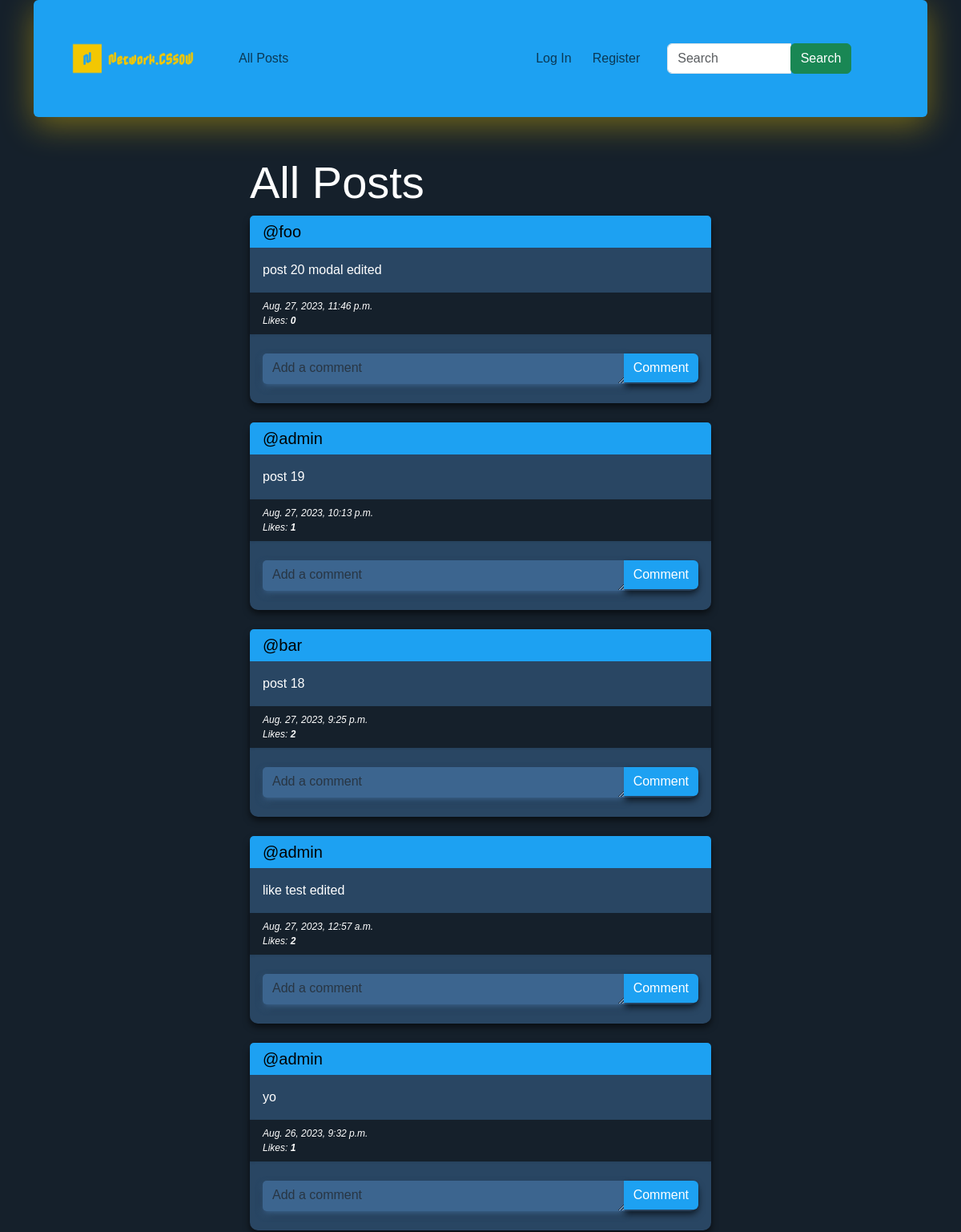
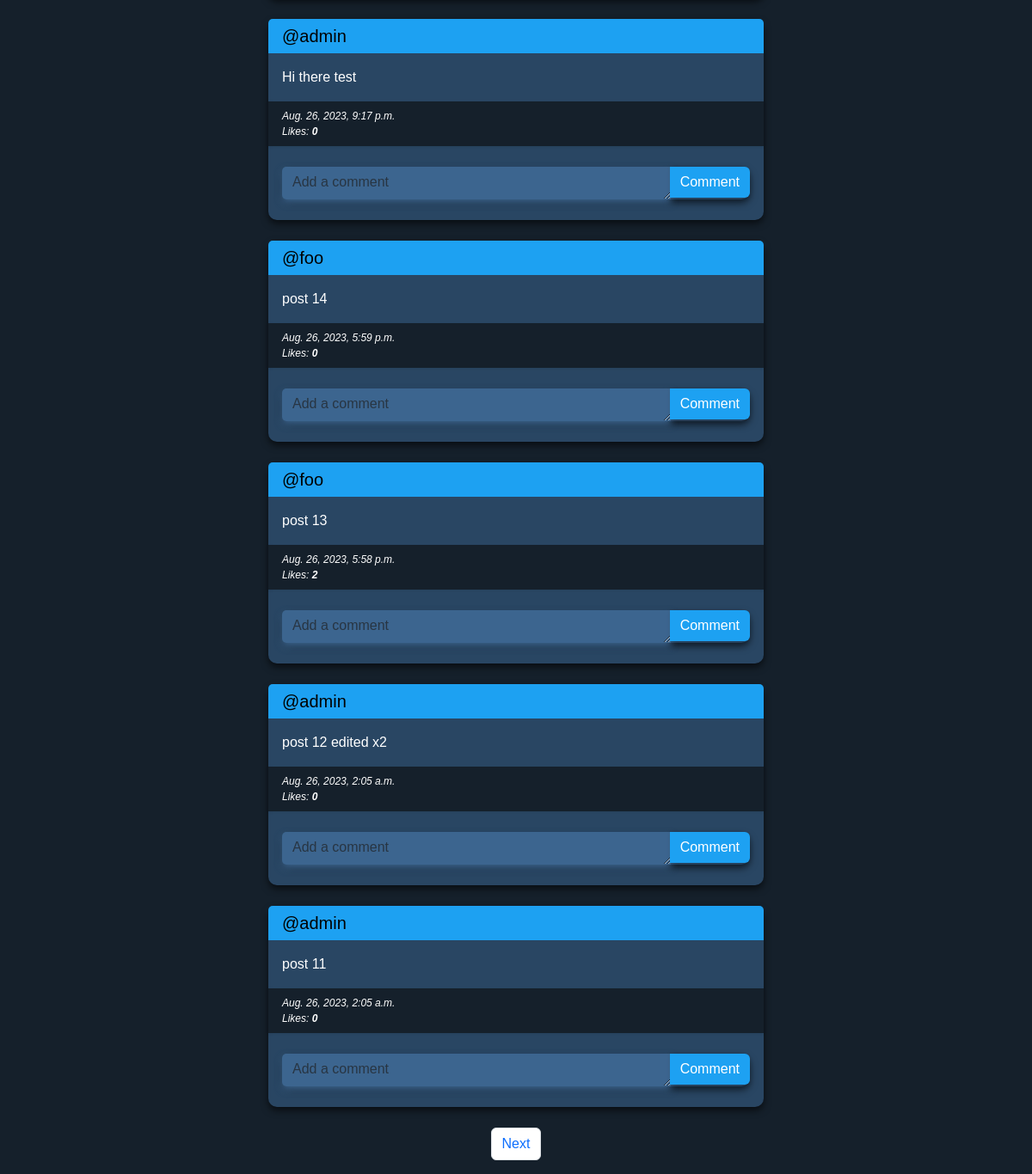
The app's page /, older data (2 pictures, top to bottom).
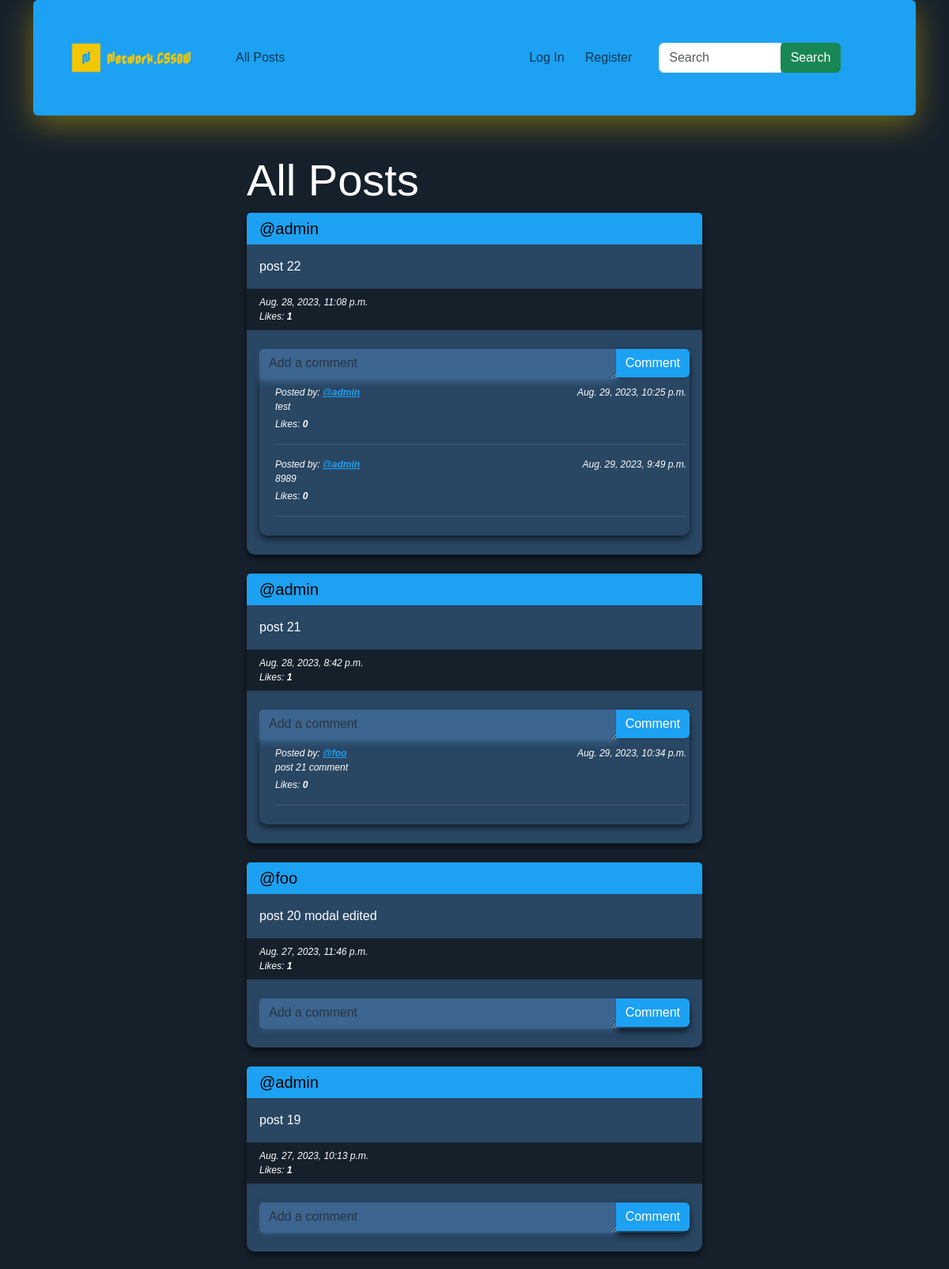
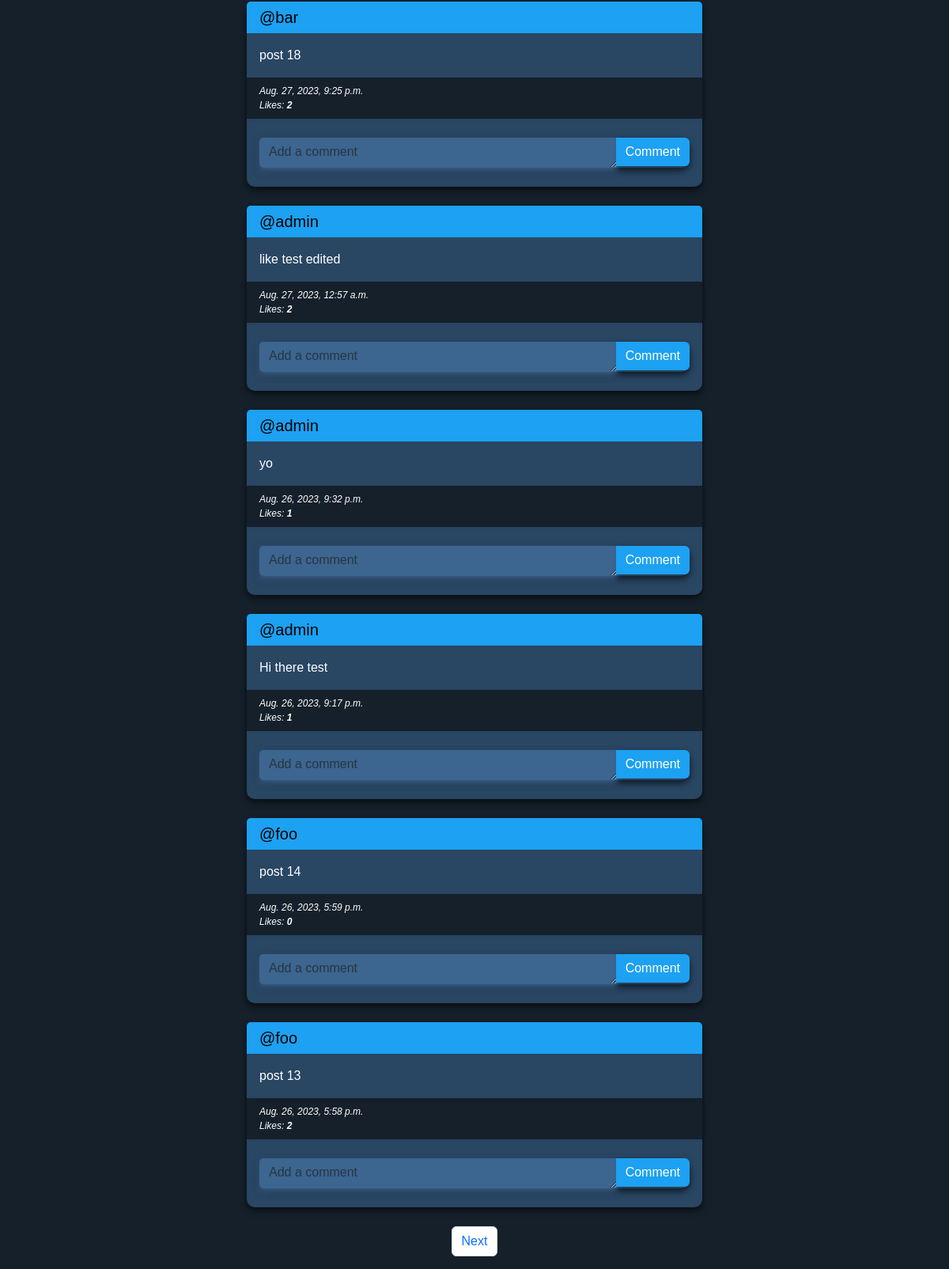
The same page, newer data (2 pictures, top to bottom).
### network/models.py (models this page shows, shortened)
class Post(models.Model):
    creator = models.ForeignKey(User, on_delete=models.CASCADE, blank=True, null=True, related_name="user")
    content = models.CharField(max_length=200)
    created_at = models.DateTimeField(auto_now_add=True)

class User(AbstractUser):
    pass

class Comment(models.Model):
    author = models.ForeignKey(User, on_delete=models.CASCADE, blank=True, null=True, related_name="userComment")
    post = models.ForeignKey(Post, on_delete=models.CASCADE, blank=True, null=True, related_name="postComment")
    message = models.CharField(max_length=200)
    created_at = models.DateTimeField(default=timezone.now)
    likes = models.ManyToManyField(User, related_name="likedComments", through=CommentLike)

### network/views.py (the view)
# urls.py: path("", views.index, name="index"),
def index(request):
    posts = Post.objects.all().order_by("-created_at")
    paginator = Paginator(posts, 10)
    pageNumber = request.GET.get('page')
    pagePosts = paginator.get_page(pageNumber)
    whoYouLikedPosts = []
    whoYouLikedComments = []
    if request.user.is_authenticated:
        post_likes = Like.objects.filter(user=request.user)
        whoYouLikedPosts = [like.post.id for like in post_likes]
        comment_likes = CommentLike.objects.filter(user=request.user)
        whoYouLikedComments = [like.comment.id for like in comment_likes]
    return render(request, "network/index.html", {
        "pagePosts": pagePosts,
        "whoYouLiked": whoYouLikedPosts,
        "whoYouLikedComments": whoYouLikedComments,
    })

### network/templates/network/index.html (shortened to what this page needs)
{% extends "network/layout.html" %}
{% block body %}
    <div class="container col-6 mt-5">
        <h2 class="display-4">All Posts</h2>
    </div>
    <div class="container col-6">
        {% for post in pagePosts %}
            <div class="card mt-2 mb-4">
                <h5 class="card-header">
                    <a href="{% url 'profile' user_id=post.creator.id %}" style="text-decoration: none;">@{{ post.creator }}</a>
                </h5>
                <div class="card-body">
                    <p class="card-text" id="content{{ post.id }}">
                        {{ post.content }}
                    </p>
                </div>
                <div class="card-footer">
                    <small class="text-muted-custom">{{ post.created_at }}</small><br>
                    <small class="text-muted-custom">
                        Likes: <span id="likes-count-{{ post.id }}" class="likes-count{{ post.id }}"><strong>{{ post.postLike.count }}</strong></span>
                    </small>
                </div>
                <div class="card-body">
                    <div class="card content-center mt-2 mb-2">
                        <form action="{% url 'addComment' id=post.id %}" method="POST">
                            <div class="form-group">
                                <div class="input-group">
                                    <textarea class="form-control" name="newComment" id="addComment" rows="1" placeholder="Add a comment"></textarea>
                                    <button type="submit" class="input-group-append btn btn-primary shadow-sm">Comment</button>
                                </div>
                            </div>
                        </form>
                        <div class="container content-center m-2"
                        >
                            <div class="text-muted-custom">
                                {% for comment in post.postComment.all reversed %}
                                        <div class="d-flex w-100 justify-content-between">
                                            <small class="text-muted-custom">
                                                Posted by:
                                                <strong>
                                                    <a href="{% url 'profile' user_id=comment.author.id %}"
                                                        class="comment-username">
                                                        @{{ comment.author }}
                                                    </a>
                                                </strong>
                                            </small>
                                            <small class="text-muted-custom">{{ comment.created_at|date:'M. d, Y, P' }}</small>
                                        </div>
                                    <p class="mb-1">{{ comment.message }}</p>
                                    <small class="text-muted-custom">
                                        Likes: <span id="comment-likes-count-{{ comment.id }}" class="comment-likes-count{{ comment.id }}"><strong>{{ comment.likes.count }}</strong></span>
                                    </small>
                                    <hr class="hr-custom-style">
                                {% endfor %}
                            </div>
                        </div>
                    </div>
                </div>
            </div>
        {% endfor %}
    </div>
    <div class="container">
        <nav aria-label="PageNavigator">
            <ul class="pagination d-flex justify-content-center">
                {% if pagePosts.has_next %}
                <li class="page-item">
                    <a class="page-link" href="?page={{ pagePosts.next_page_number }}">
                        Next
                    </a>
                </li>
                {% endif %}
            </ul>
        </nav>
    </div>
{% endblock %}

Row changes from the older to the newer data that the page shows:
no longer on this page (row unchanged): Post: creator "admin", content "post 12 edited x2", created_at "Aug. 26, 2023, 2:05 a.m.", postLike.count "0"
no longer on this page (row unchanged): Post: creator "admin", content "post 11", created_at "Aug. 26, 2023, 2:05 a.m.", postLike.count "0"
added Post: creator "admin", content "post 22", created_at "Aug. 28, 2023, 11:08 p.m.", postLike.count "1"
added Comment: author "admin", created_at "Aug. 29, 2023, 10:25 p.m.", message "test", likes.count "0"
added Comment: author "admin", created_at "Aug. 29, 2023, 9:49 p.m.", message "8989", likes.count "0"
added Post: creator "admin", content "post 21", created_at "Aug. 28, 2023, 8:42 p.m.", postLike.count "1"
added Comment: author "foo", created_at "Aug. 29, 2023, 10:34 p.m.", message "post 21 comment", likes.count "0", shown under "admin"
computed for Post "post 20 modal edited": postLike.count "0" → "1"
computed for Post "Hi there test": postLike.count "0" → "1"
